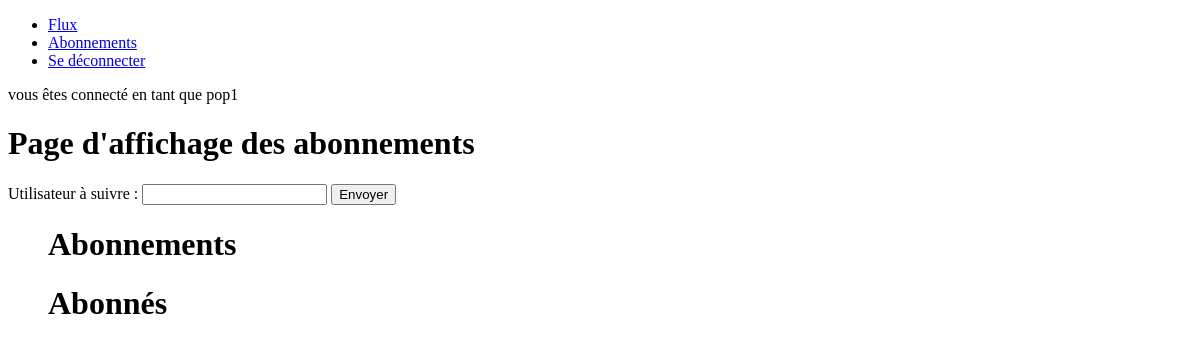
/flux/subscriptions (signed in), run on an earlier commit of the app's database.
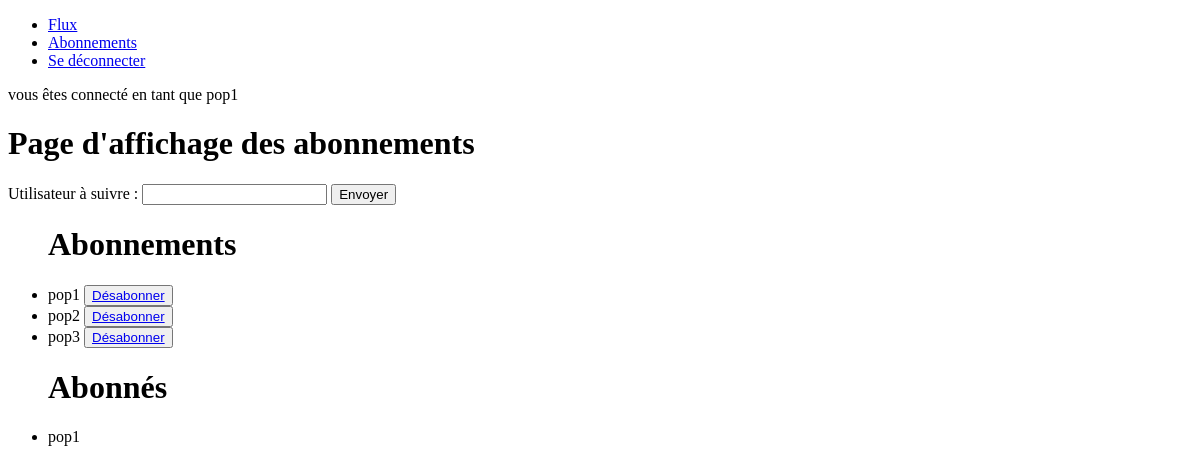
And on a later commit of the database.
### flux/models.py (models this page shows)
class UserFollows(models.Model):
    user = models.ForeignKey(to=User, on_delete=models.CASCADE, related_name="following")
    followed_user = models.ForeignKey(
        verbose_name="Utilisateurs suivis", to=User, on_delete=models.CASCADE, related_name="followed_by"
    )
    class Meta:
        unique_together = (
            "user",
            "followed_user",
        )

### authentication/models.py (models this page shows)
class User(AbstractUser):
    pass

### flux/views.py (the view)
# urls.py: path("flux/subscriptions", views.subscriptions, name="subscriptions"),
@login_required
def subscriptions(request):
    form = forms.UserFollowsForm()
    if request.method == "POST":
        form = forms.UserFollowsForm(request.POST, instance=request.user)
        if form.is_valid():
            new_followed_user = request.POST["username"]
            new_followed_user = User.objects.get(username=new_followed_user)
            models.UserFollows(user=request.user, followed_user=new_followed_user).save()
    followed_users = models.UserFollows.objects.filter(user=request.user)
    subscripters = models.UserFollows.objects.filter(followed_user=request.user)
    return render(
        request,
        "flux/subscriptions.html",
        context={"form": form, "followed_users": followed_users, "subscripters": subscripters},
    )

### flux/forms.py (shortened to what this page needs)
class UserFollowsForm(forms.Form):
    def __init__(self, *args, **kwargs):
        self.instance = kwargs.get("instance", None)
        super().__init__(*args)
    username = forms.CharField(label="Utilisateur à suivre", max_length=150)

### flux/templates/flux/subscriptions.html (shortened to what this page needs)
{% extends "base.html" %}
{% block content %}
<h1>Page d'affichage des abonnements</h1>
<form method="post">
    {{ form }}
    <input type="submit" value="Envoyer">
</form>
<ul>
    <h1>Abonnements</h1>
    <form method="post">
        {% for followed_user in followed_users %}
        <li>{{ followed_user.followed_user }} <button><a
                    href="{% url 'subscription_delete' followed_user.id %}">Désabonner</a></button></li>
        {% endfor %}
    </form>
</ul>
<ul>
    <h1>Abonnés</h1>
    {% for subscripter in subscripters %}
    <li>{{ subscripter.user }}</li>
    {% endfor %}
</ul>
{% endblock content %}

What changed in the data, as far as the page shows it:
added UserFollows: followed_user "pop1", user "pop1"
added UserFollows: followed_user "pop2", shown under "Abonnements"
added UserFollows: followed_user "pop3", shown under "Abonnements"
